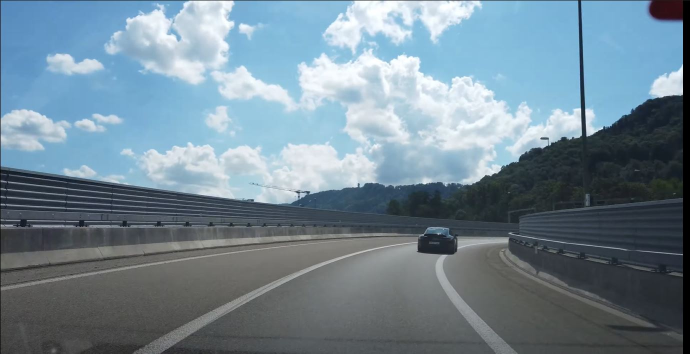
#> input picture test_images/a.JPG, 1380 x 707 px (shown at 1/2 size)
$ python processImage.py
#> lines starting #> are read from the running program, lines starting #| are printed output that depends on the picture; after the words box and inside, x2 and y2 are one past the last pixel; in counts of white or black regions, pixels touching at a corner belong together
### laneDetectionMethods.py
import matplotlib.pyplot as plt
import matplotlib.image as mpimg
import numpy as np
import cv2
import os
import math
from sklearn.linear_model import LinearRegression
from moviepy.editor import VideoFileClip
from IPython.display import HTML

def read_image(image_path):
    """Reads and returns image."""
#> called with image_path = 'test_images/a.JPG'
    return mpimg.imread(image_path)
#> returned value is the input picture: shape (707, 1380, 3); mean R, G, B 114.6, 134.6, 147.3

# [10 lines left out: function read_image_and_print_dims, not called in this run]

def grayscale(img):
    """Applies the Grayscale transform
    This will return an image with only one color channel
    but NOTE: to see the returned image as grayscale
    you should call plt.imshow(gray, cmap='gray')"""
    return cv2.cvtColor(img, cv2.COLOR_BGR2GRAY)

def canny(img, low_threshold, high_threshold):
    """Applies the Canny transform"""
    return cv2.Canny(img, low_threshold, high_threshold)

def gaussian_blur(img, kernel_size):
    """Applies a Gaussian Noise kernel"""
    return cv2.GaussianBlur(img, (kernel_size, kernel_size), 0)  ## CE

def region_of_interest(img, vertices):
    """
    Applies an image mask.
    Only keeps the region of the image defined by the polygon
    formed from `vertices`. The rest of the image is set to black.
    """
    # defining a blank mask to start with
    mask = np.zeros_like(img)

    # defining a 3 channel or 1 channel color to fill the mask with depending on the input image
    if len(img.shape) > 2:  # if it is not gray-scale
        channel_count = img.shape[2]  # i.e. 3 or 4 depending on your image
        ignore_mask_color = (255,) * channel_count
    else:
        ignore_mask_color = 255

    # filling pixels inside the polygon defined by "vertices" with the fill color
    cv2.fillPoly(mask, vertices, ignore_mask_color)

    # returning the image only where mask pixels are nonzero
    masked_image = cv2.bitwise_and(img, mask)
    return masked_image

def hough_lines(img, rho, theta, threshold, min_line_len, max_line_gap):
    """
    `img` should be the output of a Canny transform.
    Returns an image with hough lines drawn.
    """
    lines = cv2.HoughLinesP(img, rho, theta, threshold, np.array([]),
                            minLineLength=min_line_len, maxLineGap=max_line_gap)
    # print("Hough lines: ", lines)
    line_img = np.zeros((*img.shape, 3), dtype=np.uint8)
    draw_lines(line_img, lines)
    return line_img

def weighted_img(img, initial_img, α=0.8, β=1., λ=0.):
    """
    `img` is the output of the hough_lines(), An image with lines drawn on it.
    Should be a blank image (all black) with lines drawn on it.
    `initial_img` should be the image before any processing.
    The result image is computed as follows:
    initial_img * α + img * β + λ
    NOTE: initial_img and img must be the same shape!
    """
    return cv2.addWeighted(initial_img, α, img, β, λ)

# [47 lines left out: functions intersection_x, draw_linear_regression_line, find_line_fit, not called in this run]

# Berechne Delta
def line(p1, p2):
    A = (p1[1] - p2[1])
    B = (p2[0] - p1[0])
    C = (p1[0] * p2[1] - p2[0] * p1[1])
    return A, B, -C

# Schnittpunkt berechnen
def intersection(L1, L2):
    D = L1[0] * L2[1] - L1[1] * L2[0]
    Dx = L1[2] * L2[1] - L1[1] * L2[2]
    Dy = L1[0] * L2[2] - L1[2] * L2[0]
    if D != 0:
        x = Dx / D
        y = Dy / D
        return int(x), int(y)
    else:
        return False

# Berechne Schnittpunkt main funktion
def Find_Intersection_of_two_lines(PointL1Start, PointL1End, PointL2Start, PointL2End):
    L1 = line(PointL1Start, PointL1End)
    L2 = line(PointL2Start, PointL2End)
    R = intersection(L1, L2)
    return R

def draw_lines(img, lines, color=[255, 0, 0], thickness=1):
    """
    NOTE: this is the function you might want to use as a starting point once you want to
    average/extrapolate the line segments you detect to map out the full
    extent of the lane (going from the result shown in raw-lines-example.mp4
    to that shown in P1_example.mp4).
    Think about things like separating line segments by their
    slope ((y2-y1)/(x2-x1)) to decide which segments are part of the left
    line vs. the right line.  Then, you can average the position of each of
    the lines and extrapolate to the top and bottom of the lane.
    This function draws `lines` with `color` and `thickness`.
    Lines are drawn on the image inplace (mutates the image).
    If you want to make the lines semi-transparent, think about combining
    this function with the weighted_img() function below
    """
    left_lines = []
    right_lines = []
    top_y = 1e6  ## CE

    # int var für Error Catching, falls keine Line erkannt wird. ## CE
    bottom_l_x = 0
    bottom_r_x = 0
    top_l_x = 0
    top_r_x = 0

    for line in lines:
        # no lane should be verticle view from the car
        for x1, y1, x2, y2 in line:
            if x1 != x2:
                slope = (y2 - y1) / (x2 - x1)
                if slope > 0:
                    left_lines.append([x1, y1, x2, y2])
                    # cv2.line(img, (x1, y1), (x2, y2), color, thickness)
                else:
                    right_lines.append([x1, y1, x2, y2])
                    # cv2.line(img, (x1, y1), (x2, y2), [0,0,255], thickness)
            if top_y > y1:
                top_y = y1
            if top_y > y2:
                top_y = y2

    # get the average position of each line
    # Linie grün
    if len(left_lines) > 0:
        left_line = [0, 0, 0, 0]
        for line in left_lines:
            assert (len(line) == 4)
            for i in range(4):
                left_line[i] += (line[i] / len(left_lines))
        slope = (left_line[3] - left_line[1]) / (left_line[2] - left_line[0])
        top_l_x = left_line[0] + (top_y - left_line[1]) / slope
        bottom_l_x = left_line[0] + (img.shape[0] - left_line[1]) / slope
        # cv2.line(img, (left_line[0], left_line[1]), (left_line[2], left_line[3]), color, thickness * 10)
        # cv2.line(img, (int(bottom_l_x), img.shape[0]), (int(top_l_x), int(top_y)), [255, 255, 0], thickness * 6)

    # get the average position of each line
    # Linie rot
    if len(right_lines) > 0:
        right_line = [0, 0, 0, 0]
        for line in right_lines:
            assert (len(line) == 4)
            for i in range(4):
                right_line[i] += (line[i] / len(right_lines))
        slope = (right_line[3] - right_line[1]) / (right_line[2] - right_line[0])
        top_r_x = right_line[0] + (top_y - right_line[1]) / slope
        bottom_r_x = right_line[0] + (img.shape[0] - right_line[1]) / slope
        # [11 lines of commented-out code are left out]
    xy_max_lengh = Find_Intersection_of_two_lines([top_l_x, top_y], [bottom_l_x, img.shape[0]], [top_r_x, top_y],
                                                  [bottom_r_x, img.shape[0]])

    ## CE
    # Error Catching, falls keine Line erkannt wird.
    # Linie Blau
    if bottom_r_x != 0:
        ## Neue Linien mit max länge
        cv2.line(img, (int(bottom_r_x), img.shape[0]), xy_max_lengh, [255, 0, 0], thickness * 6)  ## CE
        if bottom_l_x != 0:
            cv2.line(img, (int(bottom_l_x), img.shape[0]), xy_max_lengh, [0, 255, 0], thickness * 6)  ## CE
            # Berrechnen der neuen mittelLinie
            cv2.line(img, (int((bottom_l_x - bottom_r_x) / 2 + bottom_r_x), img.shape[0]), (xy_max_lengh), [0, 0, 255], thickness * 2)

    # [10 lines of commented-out code are left out]

# [32 lines left out: functions find_linear_regression_line, test_hough, process_image, not called in this run]

# Pipeline
def draw_lane_lines(image):
    """Draw lane lines in white on original image."""
    # Print image details
    # print("image.shape: ", image.shape)
    imshape = image.shape

    # Greyscale image
    greyscaled_image = grayscale(image)
    plt.subplot(2, 2, 1)
    plt.imshow(greyscaled_image, cmap="gray")

    # Gaussian Blur
    blurred_grey_image = gaussian_blur(greyscaled_image, 5)

    # Canny edge detection
    edges_image = canny(blurred_grey_image, 50, 150)

    # Mask edges image
    border = 0

    # Werte Angepasst um besseres Matching zu erreichen (Trial and Error) ## CE
    vertices = np.array([[(100, imshape[0]), (465, 320), (465, 300), (imshape[1], imshape[0])]], dtype=np.int32)
    edges_image_with_mask = region_of_interest(edges_image, vertices)
    ## Plot masked edges image
    bw_edges_image_with_mask = cv2.cvtColor(edges_image_with_mask, cv2.COLOR_GRAY2BGR)
    plt.subplot(2, 2, 2)
    plt.imshow(bw_edges_image_with_mask)

    # Hough lines
    # Werte besser mit den Schwizer strassen abgestummen ## CE
    rho = 4  # distance resolution in pixels of the Hough grid
    theta = np.pi / 180  # angular resolution in radians of the Hough grid
    threshold = 80  # minimum number of votes (intersections in Hough grid cell)
    min_line_len = 40  # minimum number of pixels making up a line
    max_line_gap = 140  # maximum gap in pixels between connectable line segments
    lines_image = hough_lines(edges_image_with_mask, rho, theta, threshold, min_line_len, max_line_gap)

    # Convert Hough from single channel to RGB to prep for weighted
    hough_rgb_image = lines_image
    # hough_rgb_image.dtype: uint8.  Shape: (540,960,3).
    # hough_rgb_image is like [[[0 0 0], [0 0 0],...] [[0 0 0], [0 0 0],...]]

    ## Plot Hough lines image
    plt.subplot(2, 2, 3)
    plt.imshow(hough_rgb_image, cmap='Greys_r')

    # Combine lines image with original image
    final_image = weighted_img(hough_rgb_image, image)

    ## Plot final image
    plt.subplot(2, 2, 4)
    plt.imshow(final_image, cmap='Greys_r')
    return final_image

### processImage.py
from laneDetectionMethods import *

#Test on a single image
test_images = [read_image('test_images/a.JPG')]
print(test_images[0].shape)
#| (707, 1380, 3)
draw_lane_lines(test_images[0])
#> in grayscale, `return cv2.cvtColor(img, cv2.COLOR_BGR2GRAY)`:
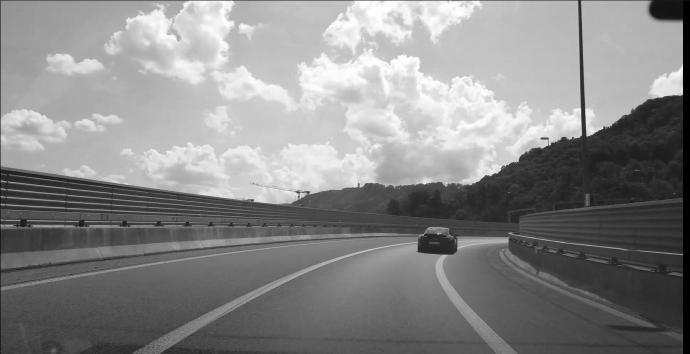
#> returned value: shape (707, 1380) (shown at 1/2 size); min 0, max 255, mean 136
#> in canny, `return cv2.Canny(img, low_threshold, high_threshold)`:
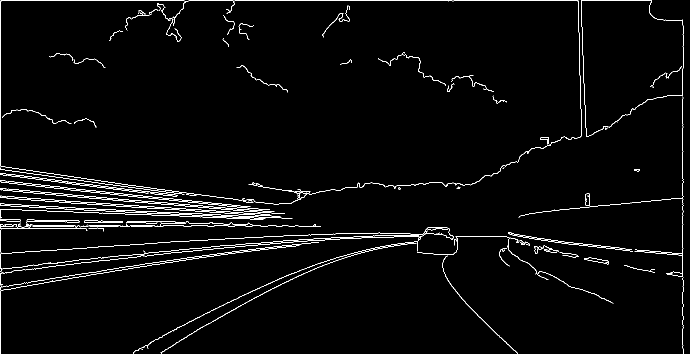
#> returned value: shape (707, 1380) (shown at 1/2 size); 2.4% white in thin lines or dots
#> in region_of_interest, `cv2.fillPoly(mask, vertices, ignore_mask_color)`:
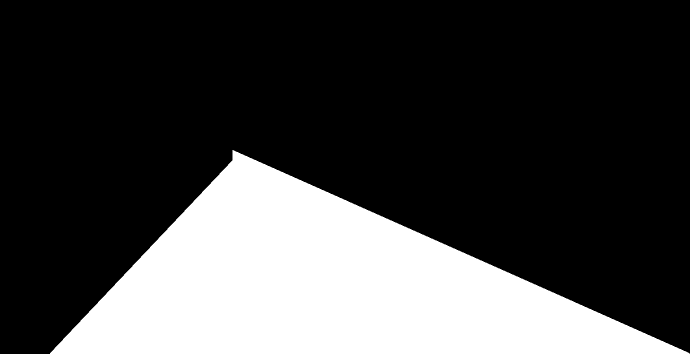
#> mask: shape (707, 1380) (shown at 1/2 size); 26.3% white; 1 white region, box (x1, y1, x2, y2) and area: (100, 300, 1379, 707) 257084
#> in region_of_interest, `masked_image = cv2.bitwise_and(img, mask)`:
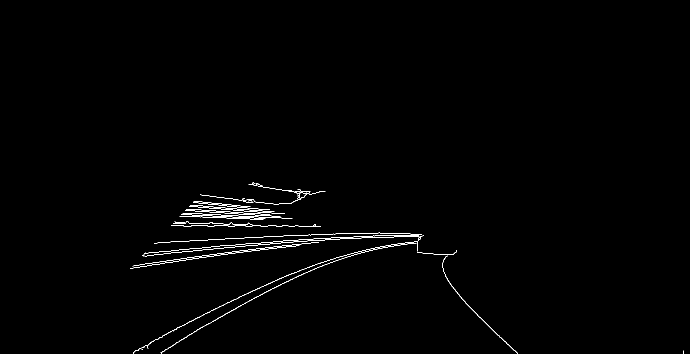
#> masked_image: shape (707, 1380) (shown at 1/2 size); 0.7% white in thin lines or dots, all inside (x1, y1, x2, y2) = (260, 365, 1367, 707)
#> in hough_lines, `lines = cv2.HoughLinesP(img, rho, theta, threshold, np.array([]), minL..`: lines = 66 rows, first 6: [288, 507, 481, 493], [440, 491, 847, 470], [330, 525, 758, 465], [329, 484, 597, 470], [378, 412, 557, 427], [374, 672, 744, 466]
#> the loop in draw_lines, `for line in lines:` made 66 passes
#> after the loop in draw_lines, `for line in lines:`: left_lines = 26 items, first 6: [378, 412, 557, 427], [349, 443, 633, 453], [373, 418, 835, 482], [386, 404, 530, 419], [386, 450, 606, 453], [370, 420, 552, 432]; right_lines = 40 items, first 6: [288, 507, 481, 493], [440, 491, 847, 470], [330, 525, 758, 465], [329, 484, 597, 470], [374, 672, 744, 466], [265, 532, 379, 514]; top_y = 372
#> the loop in draw_lines, `for line in left_lines:` made 26 passes
#> after the loop in draw_lines, `for line in left_lines:`: left_line = [491, 435.4, 716.8, 484.7]
#> in draw_lines, `slope = (left_line[3] - left_line[1]) / (left_line[2] - left_line[0])`: slope = 0.218
#> in draw_lines, `top_l_x = left_line[0] + (top_y - left_line[1]) / slope`: top_l_x = 200.8
#> in draw_lines, `bottom_l_x = left_line[0] + (img.shape[0] - left_line[1]) / slope`: bottom_l_x = 1734.7
#> the loop in draw_lines, `for line in right_lines:` made 40 passes
#> after the loop in draw_lines, `for line in right_lines:`: right_line = [428.8, 528.9, 646, 478.9]
#> in draw_lines, `slope = (right_line[3] - right_line[1]) / (right_line[2] - right_line[..`: slope = -0.23
#> in draw_lines, `top_r_x = right_line[0] + (top_y - right_line[1]) / slope`: top_r_x = 1110.6
#> in draw_lines, `bottom_r_x = right_line[0] + (img.shape[0] - right_line[1]) / slope`: bottom_r_x = -345
#> in line, `A = (p1[1] - p2[1])`: A = -335
#> in line, `B = (p2[0] - p1[0])`: B = 1533.9
#> in line, `C = (p1[0] * p2[1] - p2[0] * p1[1])`: C = -503335.2
#> in Find_Intersection_of_two_lines, `L1 = line(PointL1Start, PointL1End)`: L1 = (-335, 1533.9, 503335.2)
#> in Find_Intersection_of_two_lines, `L2 = line(PointL2Start, PointL2End)`: L2 = (-335, -1455.6, -913521.3)
#> in intersection, `D = L1[0] * L2[1] - L1[1] * L2[0]`: D = 1001471.6
#> in intersection, `Dx = L1[2] * L2[1] - L1[1] * L2[2]`: Dx = 668601068
#> in intersection, `Dy = L1[0] * L2[2] - L1[2] * L2[0]`: Dy = 474646929.4
#> in intersection, `x = Dx / D`: x = 667.6
#> in intersection, `y = Dy / D`: y = 473.9
#> in Find_Intersection_of_two_lines, `R = intersection(L1, L2)`: R = (667, 473)
#> in draw_lines, `cv2.line(img, (int(bottom_r_x), img.shape[0]), xy_max_lengh, [255, 0, ..`:
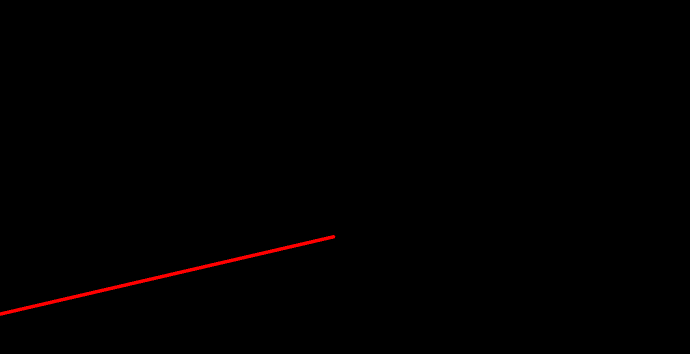
#> img: shape (707, 1380, 3) (shown at 1/2 size); mean of channels 0, 1, 2 1.3, 0, 0; drawn as R, G, B
#> in draw_lines, `cv2.line(img, (int((bottom_l_x - bottom_r_x) / 2 + bottom_r_x), img.sh..`:
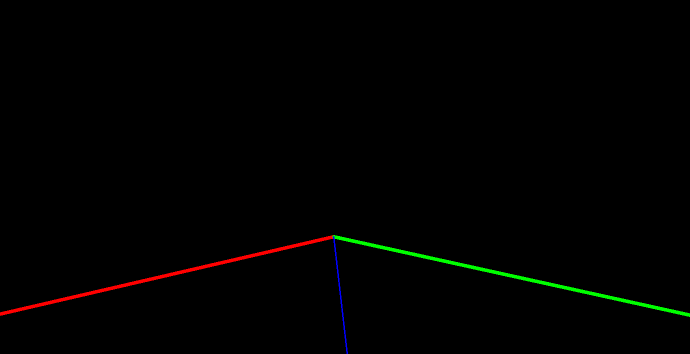
#> img: shape (707, 1380, 3) (shown at 1/2 size); mean of channels 0, 1, 2 1.2, 1.4, 0.2; drawn as R, G, B
#> in weighted_img, `return cv2.addWeighted(initial_img, α, img, β, λ)`:
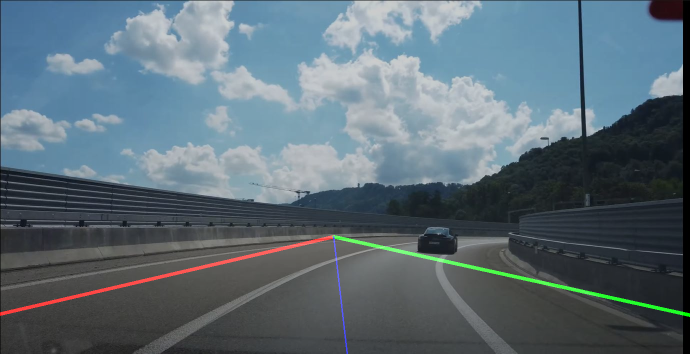
#> returned value: shape (707, 1380, 3) (shown at 1/2 size); mean of channels 0, 1, 2 92.5, 108.6, 117.9; drawn as R, G, B
#> (the run stopped early here; a loop or call above may not have finished)

$ run again, with test_images/challenge.jpg copied over test_images/a.JPG
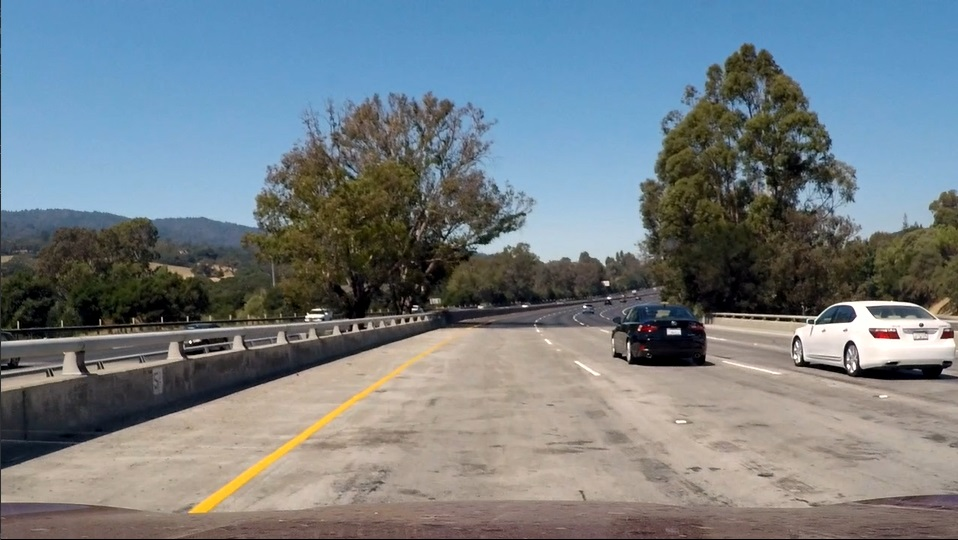
#> input picture test_images/challenge.jpg, 958 x 540 px
#> in read_image, returned value is the input picture: shape (540, 958, 3); mean R, G, B 116.1, 126.1, 132
#| (540, 958, 3)
#> mask: shape (540, 958); 19.2% white; 1 white region, box (x1, y1, x2, y2) and area: (101, 300, 957, 540) 99398
#> in region_of_interest, `masked_image = cv2.bitwise_and(img, mask)`:
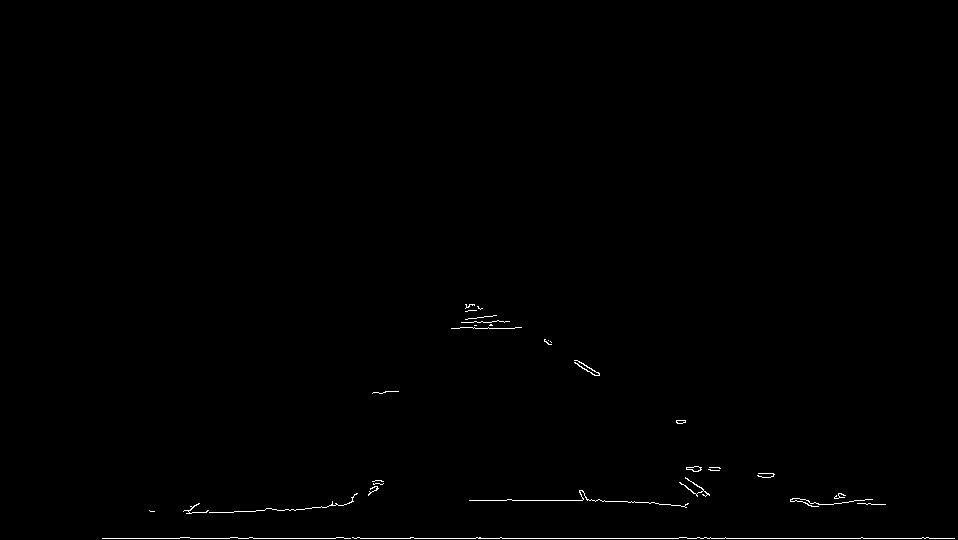
#> masked_image: shape (540, 958); 0.4% white in thin lines or dots, all inside (x1, y1, x2, y2) = (102, 304, 955, 539)
#> lines = 17 rows, first 6: [102, 538, 954, 538], [194, 505, 343, 505], [189, 512, 295, 510], [575, 500, 688, 503], [196, 504, 353, 501], [190, 506, 349, 503]
#> the loop in draw_lines, `for line in lines:` made 17 passes
#> after the loop in draw_lines, `for line in lines:`: left_lines = [[575, 500, 688, 503], [790, 501, 885, 504], [544, 339, 819, 504], [465, 304, 598, 372], [757, 475, 861, 537], [693, 493, 872, 499], [467, 311, 599, 375], [495, 315, 595, 375]]; right_lines = [[102, 538, 954, 538], [194, 505, 343, 505], [189, 512, 295, 510], [196, 504, 353, 501], [190, 506, 349, 503], [192, 507, 346, 504], [349, 502, 841, 493], [512, 500, 599, 499], [186, 513, 328, 506]]; top_y = 304
#> the loop in draw_lines, `for line in left_lines:` made 8 passes
#> after the loop in draw_lines, `for line in left_lines:`: left_line = [598.2, 404.8, 739.6, 458.6]
#> in draw_lines, `slope = (left_line[3] - left_line[1]) / (left_line[2] - left_line[0])`: slope = 0.381
#> top_l_x = 333.9
#> bottom_l_x = 953.2
#> the loop in draw_lines, `for line in right_lines:` made 9 passes
#> after the loop in draw_lines, `for line in right_lines:`: right_line = [234.4, 509.7, 489.8, 506.6]
#> in draw_lines, `slope = (right_line[3] - right_line[1]) / (right_line[2] - right_line[..`: slope = -0.0122
#> top_r_x = 17113.8
#> bottom_r_x = -2255.1
#> A = -236
#> B = 619.3
#> C = -109472.5
#> L1 = (-236, 619.3, 109472.5)
#> L2 = (-236, -19368.9, -9926989.7)
#> D = 4717203.8
#> Dx = 4.03e+09
#> Dy = 2.37e+09
#> x = 853.8
#> y = 502.1
#> R = (853, 502)
#> in weighted_img, `return cv2.addWeighted(initial_img, α, img, β, λ)`:
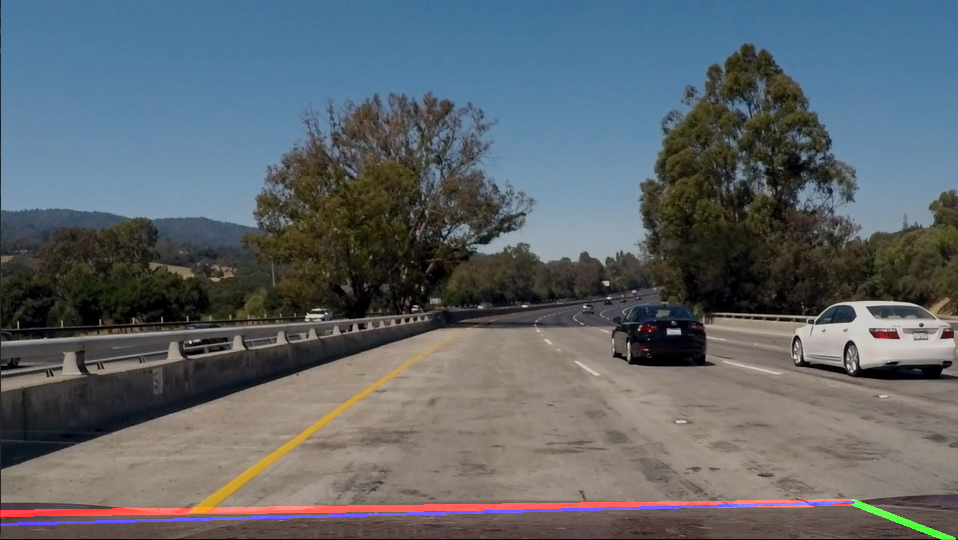
#> returned value: shape (540, 958, 3); mean of channels 0, 1, 2 94.2, 101.1, 106.4; drawn as R, G, B
